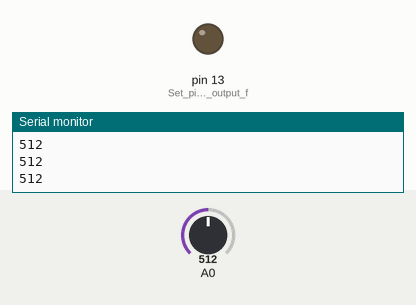
This sketch was run on a simulated Arduino Uno, built with avr-gcc and run on an emulated ATmega328P. On the bench: output pins drawn as LEDs (lit = HIGH), the last lines printed to the serial monitor. Dashed ring = blinking. The inputs (shaded band) are chosen by the test bench; at power-on: A0 = 512.

Above: at 1.2 s.
1.3 s: A0 set to 307
2.8 s: A0 set to 288
At 3.2 s:
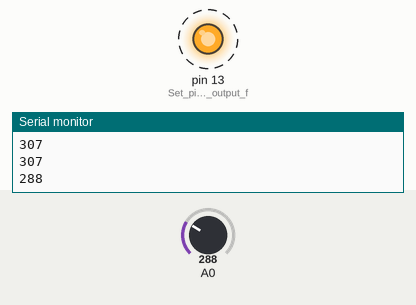
5.8 s: A0 set to 306
At 6.9 s:
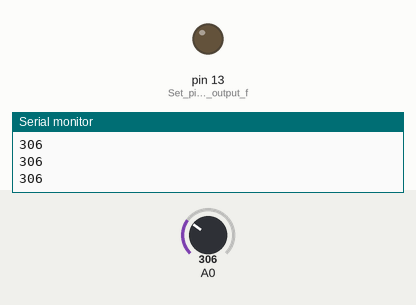
7.3 s: A0 set to 290
At 7.7 s:
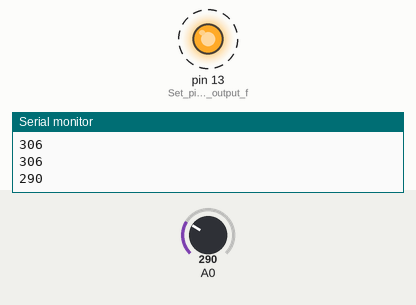
Timing chart, 0 to 11.3 s (numbered marks = the images above; inputs shaded):
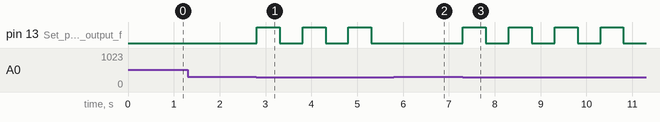

The sketch:

Photoresistor.ino
```cpp
int photoresistor = 0;   // Analog pin for the photoresistor (A0)
int threshold = 300;     // Threshold value for turning on the LED

void setup() {
  // Setup code to run once
  Serial.begin(9600);     // Initialize serial communication
  pinMode(13, OUTPUT);    // Set pin 13 as an output for the LED
}

void loop() {
  // Main code to run repeatedly

  photoresistor = analogRead(A0);    // Read the analog value from the photoresistor
  Serial.println(photoresistor);     // Print the photoresistor value to the serial monitor for debugging

  if (photoresistor < threshold) {
    // If the photoresistor value is below the threshold, turn on the LED
    digitalWrite(13, HIGH);          // Turn on the LED
    delay(500);                       // Wait for 500 milliseconds
    digitalWrite(13, LOW);           // Turn off the LED
    delay(500);                       // Wait for another 500 milliseconds
  } else {
    // If the photoresistor value is above the threshold, turn off the LED
    digitalWrite(13, LOW);            // Turn off the LED
  }
}
```

Measured:
- the behaviour switches between 300 and 299 on A0 (found by bisection; images 0 and 1)
- after the input at 2.8 s, pin 13 (Set_pin_13_as_an_output_f): alternates HIGH for 0.50 s and LOW for 0.50 s, starting at once
- after the input at 5.8 s, pin 13 (Set_pin_13_as_an_output_f): stays LOW (without the input it goes to HIGH after 0.01 s)
- after the input at 7.3 s, pin 13 (Set_pin_13_as_an_output_f): alternates HIGH for 0.50 s and LOW for 0.50 s, starting at once
